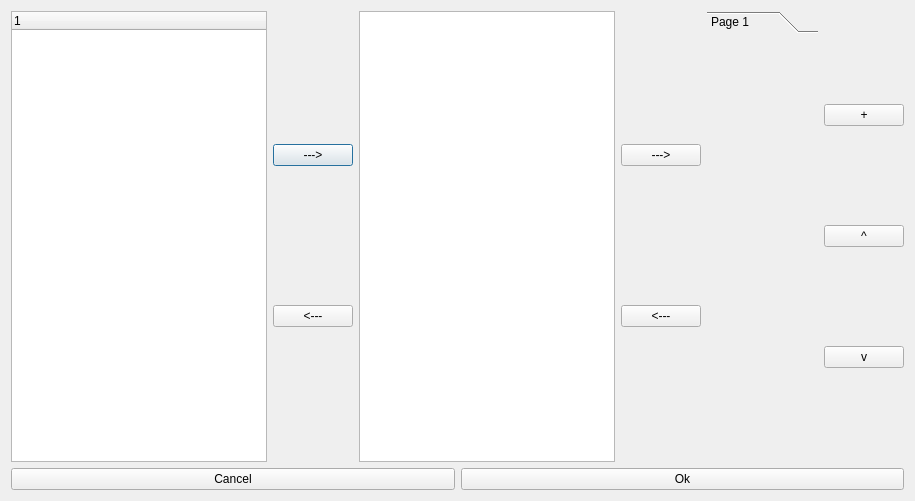
<?xml version="1.0" encoding="UTF-8"?>
<ui version="4.0">
 <class>LogfileMerger</class>
 <widget class="QDialog" name="LogfileMerger">
  <property name="geometry">
   <rect>
    <x>0</x>
    <y>0</y>
    <width>915</width>
    <height>501</height>
   </rect>
  </property>
  <property name="windowTitle">
   <string>Import multiple files</string>
  </property>
  <layout class="QVBoxLayout" name="verticalLayout_3">
   <item>
    <layout class="QHBoxLayout" name="horizontalLayout">
     <item>
      <widget class="QTreeWidget" name="availableFiles">
       <property name="acceptDrops">
        <bool>true</bool>
       </property>
       <property name="dragEnabled">
        <bool>true</bool>
       </property>
       <property name="dragDropMode">
        <enum>QAbstractItemView::DragDrop</enum>
       </property>
       <property name="defaultDropAction">
        <enum>Qt::ActionMask</enum>
       </property>
      </widget>
     </item>
     <item>
      <layout class="QVBoxLayout" name="verticalLayout_2">
       <item>
        <widget class="QPushButton" name="addFileToSelected">
         <property name="text">
          <string>---&gt;</string>
         </property>
        </widget>
       </item>
       <item>
        <widget class="QPushButton" name="removeFileFromSelected">
         <property name="text">
          <string>&lt;---</string>
         </property>
        </widget>
       </item>
      </layout>
     </item>
     <item>
      <widget class="QListWidget" name="selectedFiles">
       <property name="acceptDrops">
        <bool>true</bool>
       </property>
       <property name="dragEnabled">
        <bool>true</bool>
       </property>
       <property name="alternatingRowColors">
        <bool>true</bool>
       </property>
       <property name="selectionMode">
        <enum>QAbstractItemView::MultiSelection</enum>
       </property>
      </widget>
     </item>
     <item>
      <layout class="QVBoxLayout" name="verticalLayout">
       <item>
        <widget class="QPushButton" name="addFileToTab">
         <property name="text">
          <string>---&gt;</string>
         </property>
        </widget>
       </item>
       <item>
        <widget class="QPushButton" name="removeFileFromTab">
         <property name="text">
          <string>&lt;---</string>
         </property>
        </widget>
       </item>
      </layout>
     </item>
     <item>
      <widget class="QToolBox" name="filesPerTab">
       <property name="acceptDrops">
        <bool>true</bool>
       </property>
       <property name="currentIndex">
        <number>0</number>
       </property>
       <widget class="QWidget" name="page">
        <property name="geometry">
         <rect>
          <x>0</x>
          <y>0</y>
          <width>122</width>
          <height>423</height>
         </rect>
        </property>
        <attribute name="label">
         <string>Page 1</string>
        </attribute>
       </widget>
      </widget>
     </item>
     <item>
      <layout class="QVBoxLayout" name="verticalLayout_4">
       <item>
        <widget class="QPushButton" name="addNewTab">
         <property name="text">
          <string>+</string>
         </property>
        </widget>
       </item>
       <item>
        <widget class="QPushButton" name="fileUp">
         <property name="text">
          <string>^</string>
         </property>
        </widget>
       </item>
       <item>
        <widget class="QPushButton" name="fileDown">
         <property name="text">
          <string>v</string>
         </property>
        </widget>
       </item>
      </layout>
     </item>
    </layout>
   </item>
   <item>
    <layout class="QHBoxLayout" name="horizontalLayout_2">
     <item>
      <widget class="QPushButton" name="rejectSplit">
       <property name="text">
        <string>Cancel</string>
       </property>
      </widget>
     </item>
     <item>
      <widget class="QPushButton" name="acceptSplit">
       <property name="text">
        <string>Ok</string>
       </property>
      </widget>
     </item>
    </layout>
   </item>
  </layout>
 </widget>
 <resources/>
 <connections/>
</ui>
